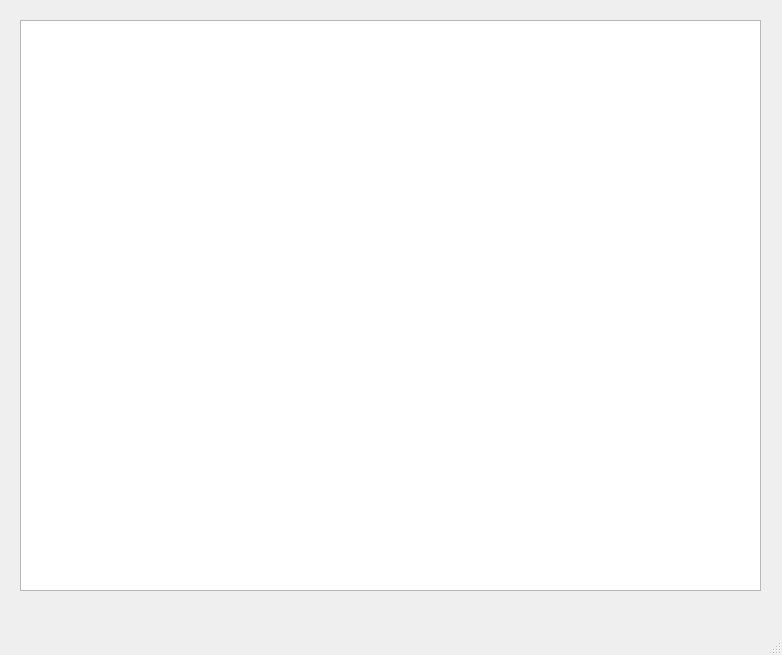
<?xml version="1.0" encoding="UTF-8"?>
<ui version="4.0">
 <class>MainWindow</class>
 <widget class="QMainWindow" name="MainWindow">
  <property name="geometry">
   <rect>
    <x>0</x>
    <y>0</y>
    <width>782</width>
    <height>655</height>
   </rect>
  </property>
  <property name="windowTitle">
   <string>MainWindow</string>
  </property>
  <widget class="QWidget" name="centralwidget">
   <widget class="QTextEdit" name="textEdit">
    <property name="geometry">
     <rect>
      <x>20</x>
      <y>20</y>
      <width>741</width>
      <height>571</height>
     </rect>
    </property>
   </widget>
  </widget>
  <widget class="QMenuBar" name="menubar">
   <property name="geometry">
    <rect>
     <x>0</x>
     <y>0</y>
     <width>782</width>
     <height>26</height>
    </rect>
   </property>
  </widget>
  <widget class="QStatusBar" name="statusbar"/>
 </widget>
 <resources/>
 <connections/>
</ui>
